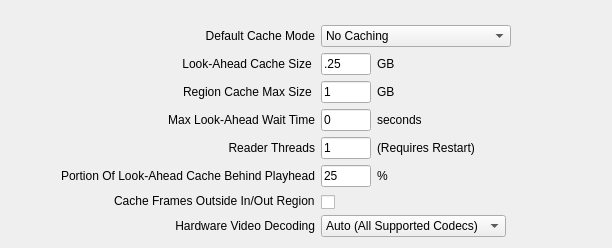
     <widget class="QWidget" name="cachingTab">
      <attribute name="title">
       <string>Caching</string>
      </attribute>
      <layout class="QHBoxLayout" name="horizontalLayout_34">
       <property name="topMargin">
        <number>25</number>
       </property>
       <item>
        <spacer name="horizontalSpacer_36">
         <property name="orientation">
          <enum>Qt::Horizontal</enum>
         </property>
         <property name="sizeType">
          <enum>QSizePolicy::MinimumExpanding</enum>
         </property>
         <property name="sizeHint" stdset="0">
          <size>
           <width>50</width>
           <height>20</height>
          </size>
         </property>
        </spacer>
       </item>
       <item>
        <layout class="QFormLayout" name="formLayout_10">
         <property name="fieldGrowthPolicy">
          <enum>QFormLayout::FieldsStayAtSizeHint</enum>
         </property>
         <property name="labelAlignment">
          <set>Qt::AlignRight|Qt::AlignTrailing|Qt::AlignVCenter</set>
         </property>
         <item row="0" column="0">
          <widget class="QLabel" name="label_37">
           <property name="text">
            <string>Default Cache Mode</string>
           </property>
           <property name="alignment">
            <set>Qt::AlignRight|Qt::AlignTrailing|Qt::AlignVCenter</set>
           </property>
          </widget>
         </item>
         <item row="0" column="1">
          <layout class="QHBoxLayout" name="horizontalLayout_14">
           <item>
            <widget class="QComboBox" name="cacheModeCombo">
             <item>
              <property name="text">
               <string>No Caching</string>
              </property>
             </item>
             <item>
              <property name="text">
               <string>Region Cache</string>
              </property>
             </item>
             <item>
              <property name="text">
               <string>Look-Ahead Cache</string>
              </property>
             </item>
             <item>
              <property name="text">
               <string>Auto (Smart Media Detection)</string>
              </property>
             </item>
            </widget>
           </item>
           <item>
            <spacer name="horizontalSpacer_14">
             <property name="orientation">
              <enum>Qt::Horizontal</enum>
             </property>
             <property name="sizeHint" stdset="0">
              <size>
               <width>40</width>
               <height>20</height>
              </size>
             </property>
            </spacer>
           </item>
          </layout>
         </item>
         <item row="1" column="0">
          <widget class="QLabel" name="label_92">
           <property name="text">
            <string>Look-Ahead Cache Size </string>
           </property>
           <property name="alignment">
            <set>Qt::AlignRight|Qt::AlignTrailing|Qt::AlignVCenter</set>
           </property>
          </widget>
         </item>
         <item row="1" column="1">
          <layout class="QHBoxLayout" name="horizontalLayout_57">
           <item>
            <widget class="QLineEdit" name="lookAheadCacheSize64Edit">
             <property name="maximumSize">
              <size>
               <width>50</width>
               <height>16777215</height>
              </size>
             </property>
             <property name="text">
              <string>.25</string>
             </property>
            </widget>
           </item>
           <item>
            <widget class="QLabel" name="label_91">
             <property name="text">
              <string>GB</string>
             </property>
            </widget>
           </item>
           <item>
            <spacer name="horizontalSpacer_61">
             <property name="orientation">
              <enum>Qt::Horizontal</enum>
             </property>
             <property name="sizeHint" stdset="0">
              <size>
               <width>40</width>
               <height>20</height>
              </size>
             </property>
            </spacer>
           </item>
          </layout>
         </item>
         <item row="2" column="0">
          <widget class="QLabel" name="label_95">
           <property name="text">
            <string>Region Cache Max Size </string>
           </property>
           <property name="alignment">
            <set>Qt::AlignRight|Qt::AlignTrailing|Qt::AlignVCenter</set>
           </property>
          </widget>
         </item>
         <item row="2" column="1">
          <layout class="QHBoxLayout" name="horizontalLayout_59">
           <item>
            <widget class="QLineEdit" name="regionCacheSize64Edit">
             <property name="maximumSize">
              <size>
               <width>50</width>
               <height>16777215</height>
              </size>
             </property>
             <property name="text">
              <string>1</string>
             </property>
            </widget>
           </item>
           <item>
            <widget class="QLabel" name="label_94">
             <property name="text">
              <string>GB</string>
             </property>
            </widget>
           </item>
           <item>
            <spacer name="horizontalSpacer_63">
             <property name="orientation">
              <enum>Qt::Horizontal</enum>
             </property>
             <property name="sizeHint" stdset="0">
              <size>
               <width>40</width>
               <height>20</height>
              </size>
             </property>
            </spacer>
           </item>
          </layout>
         </item>
         <item row="3" column="0">
          <widget class="QLabel" name="label_50">
           <property name="text">
            <string>Max Look-Ahead Wait Time</string>
           </property>
           <property name="alignment">
            <set>Qt::AlignRight|Qt::AlignTrailing|Qt::AlignVCenter</set>
           </property>
          </widget>
         </item>
         <item row="3" column="1">
          <layout class="QHBoxLayout" name="horizontalLayout_4">
           <item>
            <widget class="QLineEdit" name="bufferWaitEdit">
             <property name="maximumSize">
              <size>
               <width>50</width>
               <height>16777215</height>
              </size>
             </property>
             <property name="text">
              <string>0</string>
             </property>
            </widget>
           </item>
           <item>
            <widget class="QLabel" name="label_49">
             <property name="text">
              <string>seconds</string>
             </property>
            </widget>
           </item>
           <item>
            <spacer name="horizontalSpacer_4">
             <property name="orientation">
              <enum>Qt::Horizontal</enum>
             </property>
             <property name="sizeHint" stdset="0">
              <size>
               <width>40</width>
               <height>20</height>
              </size>
             </property>
            </spacer>
           </item>
          </layout>
         </item>
         <item row="4" column="0">
          <widget class="QLabel" name="label_48">
           <property name="text">
            <string>Reader Threads</string>
           </property>
           <property name="alignment">
            <set>Qt::AlignRight|Qt::AlignTrailing|Qt::AlignVCenter</set>
           </property>
          </widget>
         </item>
         <item row="4" column="1">
          <layout class="QHBoxLayout" name="horizontalLayout_5">
           <item>
            <widget class="QLineEdit" name="rthreadEdit">
             <property name="maximumSize">
              <size>
               <width>50</width>
               <height>12312312</height>
              </size>
             </property>
             <property name="text">
              <string>1</string>
             </property>
            </widget>
           </item>
           <item>
            <widget class="QLabel" name="label_12">
             <property name="text">
              <string>(Requires Restart)</string>
             </property>
            </widget>
           </item>
           <item>
            <spacer name="horizontalSpacer_5">
             <property name="orientation">
              <enum>Qt::Horizontal</enum>
             </property>
             <property name="sizeHint" stdset="0">
              <size>
               <width>40</width>
               <height>20</height>
              </size>
             </property>
            </spacer>
           </item>
          </layout>
         </item>
         <item row="5" column="0">
          <widget class="QLabel" name="label_51">
           <property name="text">
            <string>Portion Of Look-Ahead Cache Behind Playhead</string>
           </property>
           <property name="alignment">
            <set>Qt::AlignRight|Qt::AlignTrailing|Qt::AlignVCenter</set>
           </property>
          </widget>
         </item>
         <item row="5" column="1">
          <layout class="QHBoxLayout" name="horizontalLayout_6">
           <item>
            <widget class="QLineEdit" name="lookBehindFracEdit">
             <property name="maximumSize">
              <size>
               <width>50</width>
               <height>16777215</height>
              </size>
             </property>
             <property name="text">
              <string>25</string>
             </property>
            </widget>
           </item>
           <item>
            <widget class="QLabel" name="label_13">
             <property name="text">
              <string>%</string>
             </property>
            </widget>
           </item>
           <item>
            <spacer name="horizontalSpacer_6">
             <property name="orientation">
              <enum>Qt::Horizontal</enum>
             </property>
             <property name="sizeHint" stdset="0">
              <size>
               <width>40</width>
               <height>20</height>
              </size>
             </property>
            </spacer>
           </item>
          </layout>
         </item>
         <item row="6" column="0">
          <widget class="QLabel" name="catcheFramesOutsideRegionLabel">
           <property name="text">
            <string>Cache Frames Outside In/Out Region</string>
           </property>
          </widget>
         </item>
         <item row="6" column="1">
          <widget class="QCheckBox" name="cacheOutsideRegionToggle">
           <property name="styleSheet">
            <string>margin-top: 2px;</string>
           </property>
          </widget>
         </item>
         <item row="7" column="0">
          <widget class="QLabel" name="label_hardwareDecode">
           <property name="text">
            <string>Hardware Video Decoding</string>
           </property>
           <property name="alignment">
            <set>Qt::AlignRight|Qt::AlignTrailing|Qt::AlignVCenter</set>
           </property>
          </widget>
         </item>
         <item row="7" column="1">
          <layout class="QHBoxLayout" name="horizontalLayout_hwDecode">
           <item>
            <widget class="QComboBox" name="hardwareDecodeCombo">
             <item>
              <property name="text">
               <string>Auto (All Supported Codecs)</string>
              </property>
             </item>
             <item>
              <property name="text">
               <string>ProRes Only</string>
              </property>
             </item>
             <item>
              <property name="text">
               <string>Disabled (Software CPU)</string>
              </property>
             </item>
            </widget>
           </item>
           <item>
            <spacer name="horizontalSpacer_hwDecode">
             <property name="orientation">
              <enum>Qt::Horizontal</enum>
             </property>
             <property name="sizeHint" stdset="0">
              <size>
               <width>40</width>
               <height>20</height>
              </size>
             </property>
            </spacer>
           </item>
          </layout>
         </item>
        </layout>
       </item>
       <item>
        <spacer name="horizontalSpacer_37">
         <property name="orientation">
          <enum>Qt::Horizontal</enum>
         </property>
         <property name="sizeType">
          <enum>QSizePolicy::MinimumExpanding</enum>
         </property>
         <property name="sizeHint" stdset="0">
          <size>
           <width>50</width>
           <height>20</height>
          </size>
         </property>
        </spacer>
       </item>
      </layout>
     </widget>
